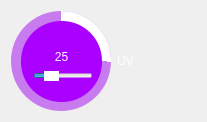
                               <widget class="QFrame" name="frame_46">
                                <property name="frameShape">
                                 <enum>QFrame::NoFrame</enum>
                                </property>
                                <property name="frameShadow">
                                 <enum>QFrame::Raised</enum>
                                </property>
                                <layout class="QHBoxLayout" name="horizontalLayout_26">
                                 <item>
                                  <widget class="QFrame" name="circularProgressBarBase_4">
                                   <property name="minimumSize">
                                    <size>
                                     <width>100</width>
                                     <height>100</height>
                                    </size>
                                   </property>
                                   <property name="maximumSize">
                                    <size>
                                     <width>100</width>
                                     <height>100</height>
                                    </size>
                                   </property>
                                   <property name="frameShape">
                                    <enum>QFrame::NoFrame</enum>
                                   </property>
                                   <property name="frameShadow">
                                    <enum>QFrame::Raised</enum>
                                   </property>
                                   <widget class="QFrame" name="circularProgress_uv">
                                    <property name="geometry">
                                     <rect>
                                      <x>0</x>
                                      <y>0</y>
                                      <width>100</width>
                                      <height>100</height>
                                     </rect>
                                    </property>
                                    <property name="styleSheet">
                                     <string notr="true">QFrame{
border-radius:50px;
	background-color: qconicalgradient(cx:0.5, cy:0.5, angle:90, stop:0.748 rgba(0, 0, 0, 9), stop:0.749 rgba(255, 255, 255, 255));

}</string>
                                    </property>
                                    <property name="frameShape">
                                     <enum>QFrame::NoFrame</enum>
                                    </property>
                                    <property name="frameShadow">
                                     <enum>QFrame::Raised</enum>
                                    </property>
                                    <widget class="QFrame" name="container_6">
                                     <property name="geometry">
                                      <rect>
                                       <x>10</x>
                                       <y>10</y>
                                       <width>81</width>
                                       <height>81</height>
                                      </rect>
                                     </property>
                                     <property name="styleSheet">
                                      <string notr="true">QFrame{
	border-radius:40px;
	
	background-color: rgb(170, 0, 255);
}
</string>
                                     </property>
                                     <property name="frameShape">
                                      <enum>QFrame::NoFrame</enum>
                                     </property>
                                     <property name="frameShadow">
                                      <enum>QFrame::Raised</enum>
                                     </property>
                                     <widget class="QLabel" name="label_uvChannel_led">
                                      <property name="geometry">
                                       <rect>
                                        <x>0</x>
                                        <y>20</y>
                                        <width>81</width>
                                        <height>31</height>
                                       </rect>
                                      </property>
                                      <property name="styleSheet">
                                       <string notr="true">background-color: rgba(255, 255, 255, 0);
font: 75 14pt &quot;Segoe UI&quot;;
color: rgb(255, 255, 255);</string>
                                      </property>
                                      <property name="text">
                                       <string>25</string>
                                      </property>
                                      <property name="alignment">
                                       <set>Qt::AlignCenter</set>
                                      </property>
                                     </widget>
                                     <widget class="QSlider" name="horizontalSlider_uv">
                                      <property name="geometry">
                                       <rect>
                                        <x>12</x>
                                        <y>50</y>
                                        <width>60</width>
                                        <height>10</height>
                                       </rect>
                                      </property>
                                      <property name="styleSheet">
                                       <string notr="true">QSlider{
background-color: rgba(255, 255, 255, 0);
}


QSlider::handle:horizontal {
    background-color: white;
	border-radius:3px;
    }</string>
                                      </property>
                                      <property name="pageStep">
                                       <number>1</number>
                                      </property>
                                      <property name="value">
                                       <number>25</number>
                                      </property>
                                      <property name="orientation">
                                       <enum>Qt::Horizontal</enum>
                                      </property>
                                     </widget>
                                    </widget>
                                   </widget>
                                   <widget class="QFrame" name="circularBg_5">
                                    <property name="geometry">
                                     <rect>
                                      <x>0</x>
                                      <y>0</y>
                                      <width>100</width>
                                      <height>100</height>
                                     </rect>
                                    </property>
                                    <property name="styleSheet">
                                     <string notr="true">QFrame{
border-radius:50px;
	background-color: rgba(170, 0, 255, 120);
}
</string>
                                    </property>
                                    <property name="frameShape">
                                     <enum>QFrame::NoFrame</enum>
                                    </property>
                                    <property name="frameShadow">
                                     <enum>QFrame::Raised</enum>
                                    </property>
                                   </widget>
                                   <zorder>circularBg_5</zorder>
                                   <zorder>circularProgress_uv</zorder>
                                  </widget>
                                 </item>
                                 <item>
                                  <widget class="QLabel" name="label_11">
                                   <property name="minimumSize">
                                    <size>
                                     <width>50</width>
                                     <height>0</height>
                                    </size>
                                   </property>
                                   <property name="maximumSize">
                                    <size>
                                     <width>50</width>
                                     <height>16777215</height>
                                    </size>
                                   </property>
                                   <property name="styleSheet">
                                    <string notr="true">font: 75 12pt &quot;Segoe UI&quot;;
color: rgb(255, 255, 255);</string>
                                   </property>
                                   <property name="text">
                                    <string>UV</string>
                                   </property>
                                  </widget>
                                 </item>
                                 <item>
                                  <widget class="QPushButton" name="pushButton_uv_intensity">
                                   <property name="minimumSize">
                                    <size>
                                     <width>23</width>
                                     <height>24</height>
                                    </size>
                                   </property>
                                   <property name="maximumSize">
                                    <size>
                                     <width>23</width>
                                     <height>24</height>
                                    </size>
                                   </property>
                                   <property name="styleSheet">
                                    <string notr="true">QPushButton{
	
	background-image: url(:/floresansPrefix/uv_button_unpressed.png);
	border:none;
}</string>
                                   </property>
                                   <property name="text">
                                    <string/>
                                   </property>
                                  </widget>
                                 </item>
                                </layout>
                               </widget>
